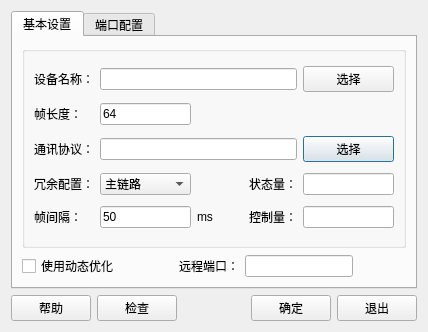
<?xml version="1.0" encoding="UTF-8"?>
<ui version="4.0">
 <class>NewComDeviceDialog</class>
 <widget class="QDialog" name="NewComDeviceDialog">
  <property name="geometry">
   <rect>
    <x>0</x>
    <y>0</y>
    <width>428</width>
    <height>321</height>
   </rect>
  </property>
  <property name="windowTitle">
   <string>串口设备</string>
  </property>
  <layout class="QVBoxLayout" name="verticalLayout">
   <item>
    <widget class="QTabWidget" name="tabWidget">
     <property name="currentIndex">
      <number>0</number>
     </property>
     <widget class="QWidget" name="tab">
      <attribute name="title">
       <string>基本设置</string>
      </attribute>
      <layout class="QVBoxLayout" name="verticalLayout_2">
       <item>
        <widget class="QGroupBox" name="groupBox">
         <property name="minimumSize">
          <size>
           <width>200</width>
           <height>200</height>
          </size>
         </property>
         <property name="title">
          <string/>
         </property>
         <layout class="QGridLayout" name="gridLayout_2">
          <item row="6" column="0">
           <widget class="QLabel" name="label_4">
            <property name="text">
             <string>帧间隔：</string>
            </property>
           </widget>
          </item>
          <item row="6" column="1">
           <widget class="QLineEdit" name="editFrameTimePeriod">
            <property name="text">
             <string>50</string>
            </property>
           </widget>
          </item>
          <item row="3" column="1">
           <widget class="QLineEdit" name="editFrameLen">
            <property name="text">
             <string>64</string>
            </property>
           </widget>
          </item>
          <item row="5" column="4">
           <widget class="QLabel" name="label_2">
            <property name="text">
             <string>状态量：</string>
            </property>
           </widget>
          </item>
          <item row="4" column="1" colspan="4">
           <widget class="QLineEdit" name="editProtocol">
            <property name="enabled">
             <bool>true</bool>
            </property>
            <property name="text">
             <string/>
            </property>
            <property name="readOnly">
             <bool>true</bool>
            </property>
           </widget>
          </item>
          <item row="6" column="2">
           <widget class="QLabel" name="label_6">
            <property name="text">
             <string>ms</string>
            </property>
           </widget>
          </item>
          <item row="4" column="5">
           <widget class="QPushButton" name="btnProtocolSelect">
            <property name="text">
             <string>选择</string>
            </property>
           </widget>
          </item>
          <item row="3" column="0">
           <widget class="QLabel" name="label_3">
            <property name="text">
             <string>帧长度：</string>
            </property>
           </widget>
          </item>
          <item row="2" column="0">
           <widget class="QLabel" name="label">
            <property name="text">
             <string>设备名称：</string>
            </property>
           </widget>
          </item>
          <item row="4" column="0">
           <widget class="QLabel" name="label_7">
            <property name="text">
             <string>通讯协议：</string>
            </property>
           </widget>
          </item>
          <item row="6" column="5">
           <widget class="QLineEdit" name="editCtrlVar"/>
          </item>
          <item row="6" column="4">
           <widget class="QLabel" name="label_5">
            <property name="text">
             <string>控制量：</string>
            </property>
           </widget>
          </item>
          <item row="5" column="1">
           <widget class="QComboBox" name="cboLink">
            <item>
             <property name="text">
              <string>主链路</string>
             </property>
            </item>
            <item>
             <property name="text">
              <string>备用链路</string>
             </property>
            </item>
           </widget>
          </item>
          <item row="2" column="5">
           <widget class="QPushButton" name="btnDeviceSelect">
            <property name="text">
             <string>选择</string>
            </property>
           </widget>
          </item>
          <item row="2" column="1" colspan="4">
           <widget class="QLineEdit" name="editDeviceName">
            <property name="text">
             <string/>
            </property>
           </widget>
          </item>
          <item row="5" column="0">
           <widget class="QLabel" name="label_8">
            <property name="text">
             <string>冗余配置：</string>
            </property>
           </widget>
          </item>
          <item row="5" column="5">
           <widget class="QLineEdit" name="editStateVar"/>
          </item>
          <item row="5" column="3">
           <spacer name="horizontalSpacer_4">
            <property name="orientation">
             <enum>Qt::Horizontal</enum>
            </property>
            <property name="sizeHint" stdset="0">
             <size>
              <width>40</width>
              <height>20</height>
             </size>
            </property>
           </spacer>
          </item>
         </layout>
        </widget>
       </item>
       <item>
        <layout class="QHBoxLayout" name="horizontalLayout">
         <item>
          <widget class="QCheckBox" name="checkDynamicOptimization">
           <property name="text">
            <string>使用动态优化</string>
           </property>
          </widget>
         </item>
         <item>
          <spacer name="horizontalSpacer_3">
           <property name="orientation">
            <enum>Qt::Horizontal</enum>
           </property>
           <property name="sizeHint" stdset="0">
            <size>
             <width>40</width>
             <height>20</height>
            </size>
           </property>
          </spacer>
         </item>
         <item>
          <widget class="QLabel" name="label_9">
           <property name="text">
            <string>远程端口：</string>
           </property>
          </widget>
         </item>
         <item>
          <widget class="QLineEdit" name="editRemotePort"/>
         </item>
         <item>
          <spacer name="horizontalSpacer_2">
           <property name="orientation">
            <enum>Qt::Horizontal</enum>
           </property>
           <property name="sizeHint" stdset="0">
            <size>
             <width>40</width>
             <height>20</height>
            </size>
           </property>
          </spacer>
         </item>
        </layout>
       </item>
      </layout>
     </widget>
     <widget class="QWidget" name="tab_2">
      <attribute name="title">
       <string>端口配置</string>
      </attribute>
      <layout class="QVBoxLayout" name="verticalLayout_3">
       <item>
        <widget class="QGroupBox" name="groupBox_2">
         <property name="title">
          <string/>
         </property>
         <layout class="QGridLayout" name="gridLayout">
          <item row="5" column="1">
           <widget class="QLabel" name="label_15">
            <property name="text">
             <string>超时：</string>
            </property>
           </widget>
          </item>
          <item row="0" column="2">
           <widget class="QComboBox" name="cboPortNumber"/>
          </item>
          <item row="0" column="1">
           <widget class="QLabel" name="label_10">
            <property name="text">
             <string>串口号：</string>
            </property>
           </widget>
          </item>
          <item row="5" column="2">
           <widget class="QLineEdit" name="editTimeout"/>
          </item>
          <item row="2" column="1">
           <widget class="QLabel" name="label_12">
            <property name="text">
             <string>数据位：</string>
            </property>
           </widget>
          </item>
          <item row="1" column="1">
           <widget class="QLabel" name="label_11">
            <property name="text">
             <string>波特率：</string>
            </property>
           </widget>
          </item>
          <item row="5" column="3">
           <widget class="QLabel" name="label_16">
            <property name="text">
             <string>ms</string>
            </property>
           </widget>
          </item>
          <item row="3" column="2">
           <widget class="QComboBox" name="cboStopbit"/>
          </item>
          <item row="4" column="2">
           <widget class="QComboBox" name="cboVerifybit"/>
          </item>
          <item row="2" column="2">
           <widget class="QComboBox" name="cboDatabit"/>
          </item>
          <item row="1" column="2">
           <widget class="QComboBox" name="cboBaudrate"/>
          </item>
          <item row="3" column="1">
           <widget class="QLabel" name="label_13">
            <property name="text">
             <string>停止位：</string>
            </property>
           </widget>
          </item>
          <item row="4" column="1">
           <widget class="QLabel" name="label_14">
            <property name="text">
             <string>校验位：</string>
            </property>
           </widget>
          </item>
          <item row="5" column="4">
           <spacer name="horizontalSpacer_5">
            <property name="orientation">
             <enum>Qt::Horizontal</enum>
            </property>
            <property name="sizeHint" stdset="0">
             <size>
              <width>40</width>
              <height>20</height>
             </size>
            </property>
           </spacer>
          </item>
         </layout>
        </widget>
       </item>
      </layout>
     </widget>
    </widget>
   </item>
   <item>
    <layout class="QHBoxLayout" name="horizontalLayout_7">
     <item>
      <widget class="QPushButton" name="btnHelp">
       <property name="text">
        <string>帮助</string>
       </property>
      </widget>
     </item>
     <item>
      <widget class="QPushButton" name="btnCheck">
       <property name="text">
        <string>检查</string>
       </property>
      </widget>
     </item>
     <item>
      <spacer name="horizontalSpacer">
       <property name="orientation">
        <enum>Qt::Horizontal</enum>
       </property>
       <property name="sizeHint" stdset="0">
        <size>
         <width>40</width>
         <height>20</height>
        </size>
       </property>
      </spacer>
     </item>
     <item>
      <widget class="QPushButton" name="btnOk">
       <property name="text">
        <string>确定</string>
       </property>
      </widget>
     </item>
     <item>
      <widget class="QPushButton" name="btnExit">
       <property name="text">
        <string>退出</string>
       </property>
      </widget>
     </item>
    </layout>
   </item>
  </layout>
 </widget>
 <resources/>
 <connections/>
</ui>
